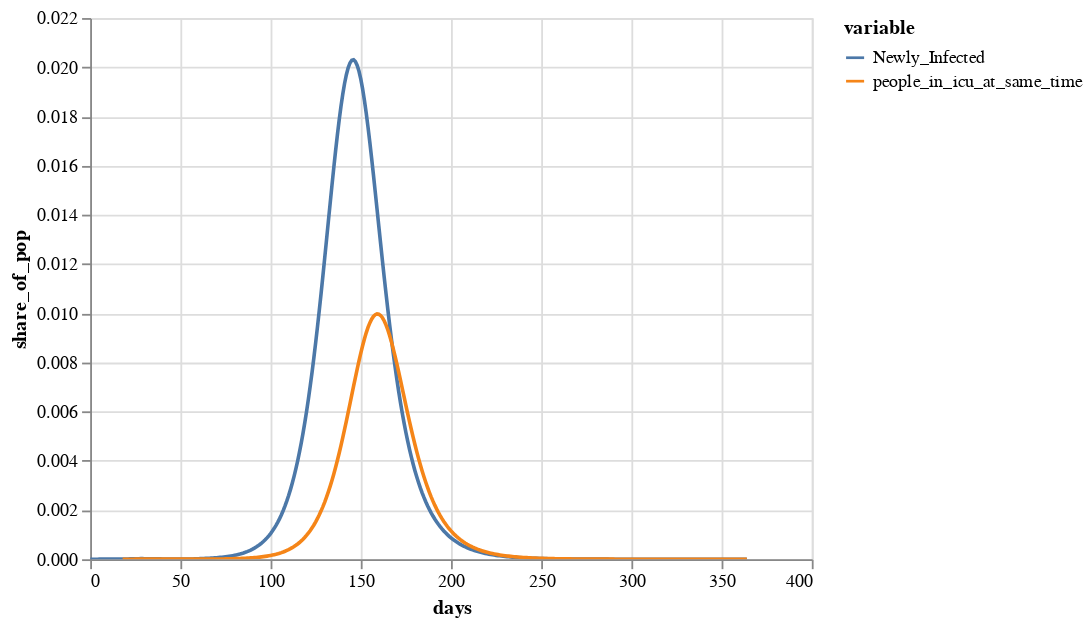

The code cell stored with this chart in its notebook:
### Code cell
alt.Chart(longform[longform["variable"].isin(["Newly_Infected","people_in_icu_at_same_time"])]).mark_line(
    ).encode(x="days:Q",y="share_of_pop:Q",    color='variable',tooltip=['days', 'share_of_pop']).interactive()

### Figure 1 — Vega-Lite specification as saved in the notebook (floating-point values rounded to 4 significant figures; data arrays with more than 128 entries replaced by an {"elided": "..."} marker saying what was removed)
{"config": {"view": {"continuousWidth": 400, "continuousHeight": 300}}, "data": {"name": "data-1cb3ac0b42b32917b7c88112f16b00f2"}, "mark": "line", "encoding": {"color": {"type": "nominal", "field": "variable"}, "tooltip": [{"type": "quantitative", "field": "days"}, {"type": "quantitative", "field": "share_of_pop"}], "x": {"type": "quantitative", "field": "days"}, "y": {"type": "quantitative", "field": "share_of_pop"}}, "selection": {"selector010": {"type": "interval", "bind": "scales", "encodings": ["x", "y"]}}, "$schema": "https://vega.github.io/schema/vega-lite/v4.0.0.json", "datasets": {"data-1cb3ac0b42b32917b7c88112f16b00f2": {"elided": "730 records"}}}
